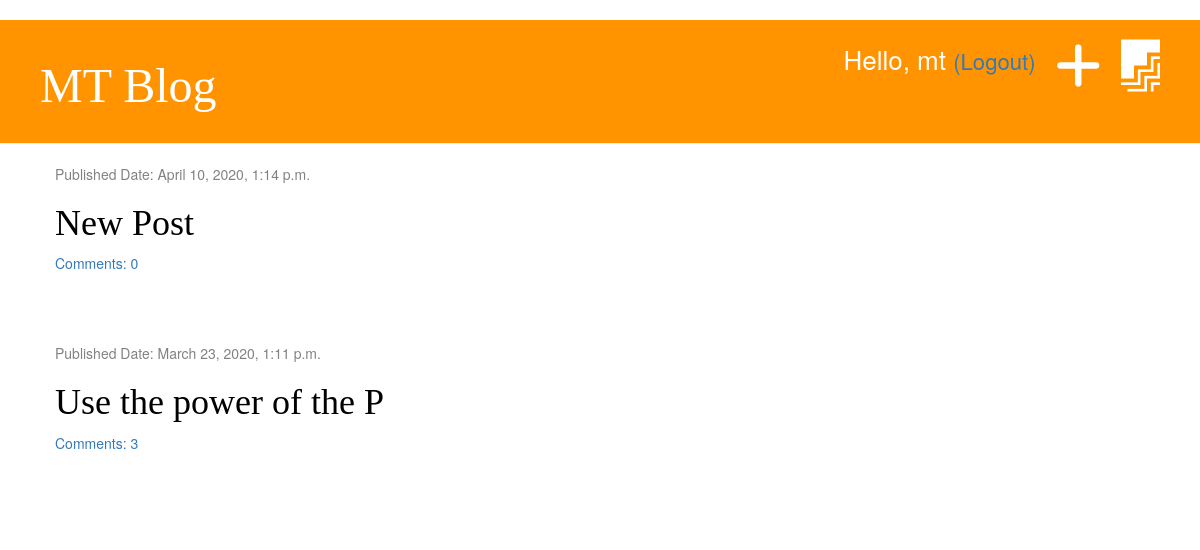
The app's page / (signed in) with its own data.
### blog/models.py (models this page shows, shortened)
class Post(models.Model):
    author = models.ForeignKey('auth.User', on_delete=models.CASCADE)
    title = models.CharField(max_length=200)
    text = models.TextField()
    created_date = models.DateTimeField(default=timezone.now)
    published_date = models.DateTimeField(blank=True, null=True)
    def approved_comments(self):
        return self.comments.filter(approved=True)

### blog/views.py (the view)
# urls.py: path('', views.post_list, name='post_list'),
def post_list(request):
    posts = Post.objects.filter(published_date__lte=timezone.now()).order_by('-published_date')
    stuff_for_frontend = {'posts': posts}
    return render(request, 'blog/post_list.html', stuff_for_frontend)

### blog/templatetags/markdownify.py (called while the page is built)
@register.filter
def markdown(value):
    renderer = HighlightRenderer()
    markdown = mistune.Markdown(renderer=renderer)
    return markdown(value)

### blog/templates/blog/post_list.html (shortened to what this page needs)
{% extends 'blog/base.html' %}
{% load markdownify %}
{% block content %}
        {% for post in posts %}
        <div class="post">
            <div class="date">
              <p>Published Date: {{post.published_date}}</p>
            </div>
          <h1><a href="{% url 'post_detail' pk=post.pk %}">{{post.title}}</a></h1>
          <a href="{% url 'post_detail' pk=post.pk %}">Comments: {{post.approved_comments.count}}</a>
        </div>
        {% endfor %}
{% endblock %}

### blog/templates/blog/base.html (shortened to what this page needs)
﻿<!DOCTYPE html>
{% load static %}
<html lang="en" dir="ltr">
<head>
    <link rel="stylesheet" href="https://maxcdn.bootstrapcdn.com/bootstrap/3.3.7/css/bootstrap.min.css">
    <link rel="stylesheet" href="{% static 'css/blog.css' %}">
    <link rel="stylesheet" href="{% static 'css/zenburn.css' %}">
</head>
<body>
    <div class="page-header">
        {% if user.is_authenticated %}
            <a href="{% url 'post_draft_list' %}" class="top-menu"><i class="fab fa-firstdraft fa-2x"></i></a>
            <a href="{% url 'post_new' %}" class="top-menu"><i class="fas fa-plus fa-2x"></i></a>
            <p class="top-menu">Hello, {{ user.username }} <small><a href="{% url 'logout' %}">(Logout)</a></small></p>
        {% else %}
            <a href="{% url 'login' %}" class="top-menu"><i class="fas fa-sign-in-alt fa-2x"></i></a>
        {% endif %}
        <h1><a href="/">MT Blog</a></h1>
    </div>
  <div class="content container">
    <div class="row">
      <div class="col-md-8">
        {% block content %}
        {% endblock %}
      </div>
    </div>
  </div>
</body>
</html>

### blog/static/css/blog.css (style rules this page uses)
.page-header { background-color: #ff9400; margin-top: 0; padding:20px 20px 20px 40px }
.page-header h1 a { color: #ffffff; font-size: 36pt; text-decoration: none; }
h1 { font-family: 'Tangerine', serif; }
.content { margin-left: 40px; }
.date { color: #828282; }
.post { margin-bottom: 70px; }
.post h1 a { color: #000000; }
.top-menu { color: #ffffff; float: right; font-size: 26px; margin-right: 20px; }

### records on screen
Post: published_date "April 10, 2020, 1:14 p.m.", title "New Post", approved_comments.count "0"
Post: published_date "March 23, 2020, 1:11 p.m.", title "Use the power of the P", approved_comments.count "3"

### other values on screen
{{ user.username }} "mt"
